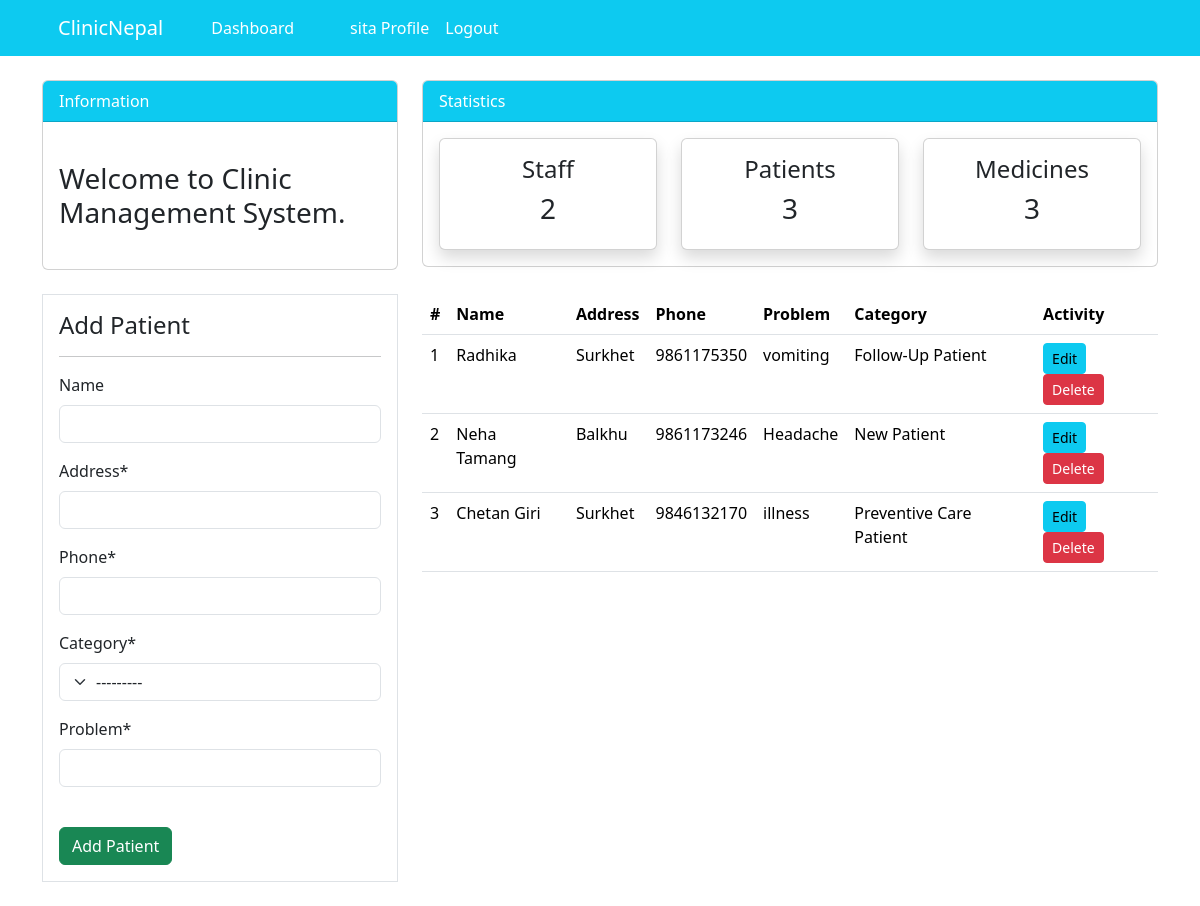
The app's page /patient/ (signed in) with its own data.
### dashboard/models.py (models this page shows, shortened)
class Patient(models.Model): #inherits from models package
    name = models.CharField(max_length=100, blank=True, null=False)
    address = models.CharField(max_length=200, null=True)
    phone = models.CharField(max_length=50, null=True)
    category = models.CharField(max_length= 30, choices=CATEGORY, null=True)
    problem = models.CharField(max_length= 30, null=True)
    class Meta:
        verbose_name_plural = 'Patients'

### dashboard/views.py (the view)
# urls.py: path('patient/', views.Patient_view, name='dashboard-patient'), #importing staff function from views.py
@login_required(login_url='user-login')
def Patient_view(request):
    items = Patient.objects.all()#using Object Relational Mapping
    patients_count = Patient.objects.count() # of total Patient
    workers_count = User.objects.all().count()
    medicines_count = Medicine.objects.all().count()
    if request.method == 'POST':
        form = PatientForm(request.POST)
        if form.is_valid():
            form.save()
            Patient_name = form.cleaned_data.get('name')#grabbing the name from models
            messages.success(request, f'{Patient_name} has been added.')
            return redirect('dashboard-patient')
        else:
            print("Form errors:", form.errors)
    else:
        form = PatientForm()
    context={
        'items': items,
        'form': form,
        'patients_count' : patients_count,
        'workers_count': workers_count,
        'medicines_count': medicines_count
    }
    return render(request, 'dashboard/patient.html', context) #parameter and name of template

### dashboard/forms.py
class PatientForm(forms.ModelForm):
    class Meta:
        model = Patient
        fields = '__all__'  # Include all model fields

### templates/dashboard/patient.html (shortened to what this page needs)
{% extends 'partials/base.html'%}
{% load crispy_forms_tags %}
{% block content %}
{% include 'partials/topnav.html' %}
    <div class="container">
        <div class="row my-4">
            <div class="col-md-4">
                <div class="border bg-white p-3">
                    <h4>Add Patient</h4>
                    <hr>
                    <form method="POST">
                        {{ form|crispy }}<br>
                        <input class="btn btn-success btn-block" type="submit" value="Add Patient">
                    </form>
                </div>
            </div>
            <div class="col-md-8">
                <table class="table bg-white">
                    <thead class="bg-info">
                        <tr class="text-white">
                            <th scope="col">#</th>
                            <th scope="col">Name</th>
                            <th scope="col">Address</th>
                            <th scope="col">Phone</th>
                            <th scope="col">Problem</th>
                            <th scope="col">Category</th>
                            <th scope="col">Activity</th>
                        </tr>
                    </thead>
                    <tbody>
                        {% for item in items %}
                        <tr>
                            <td>{{ forloop.counter }}</td>
                            <td>{{ item.name }}</td>
                            <td>{{ item.address }}</td>
                            <td>{{ item.phone }}</td>
                            <td>{{ item.problem }}</td>
                            <td>{{item.category}}</td>
                            <td>
                                <a class="btn btn-info btn-sm" href="{% url 'dashboard-patient-update' item.id %}">Edit</a>
                                <a class="btn btn-danger btn-sm" href="{% url 'dashboard-patient-delete' item.id %}">Delete</a>
                            </td>
                        </tr>
                        {% endfor %}
                    </tbody>
                </table>
            </div>
        </div>
    </div>
{% endblock %}

### templates/partials/nav.html (shortened to what this page needs)
 <nav class="navbar navbar-expand-lg navbar-info bg-info ">
    <div class="container">
        {% if user.is_authenticated %}
        <a class="navbar-brand text-white" href="{% url 'dashboard-index' %}">ClinicNepal</a>
        <div class="collapse navbar-collapse" id="navbarSupportedContent">
            <ul class="navbar-nav mr-auto">
                <li class="nav-item active">
                    <a class="nav-link text-white" href="{% url 'dashboard-index' %}">Dashboard </a>
                </li>
            </ul>
            <ul class="navbar-nav ml-auto">
                <li class="nav-item active">
                    <a class="nav-link text-white" href="{% url 'user-profile' %}">{{user.username}} Profile </a>
                </li>
                <li class="nav-item">
                    <form method="post" action="{% url 'user-logout' %}">
                        <button type="submit" class="btn btn-link nav-link text-white">Logout</button>
                    </form>
                </li>
            </ul>
            {% endif %}
        </div>
    </div>
</nav>

### records on screen
Patient: name "Radhika", address "Surkhet", phone "9861175350", problem "vomiting", category "Follow-Up Patient"
Patient: name "Neha Tamang", address "Balkhu", phone "9861173246", problem "Headache", category "New Patient"
Patient: name "Chetan Giri", address "Surkhet", phone "9846132170", problem "illness", category "Preventive Care Patient"

### other values on screen
{{ user.username }} "sita"
{{ workers_count }} "2"
{{ patients_count }} "3"
{{ medicines_count }} "3"
